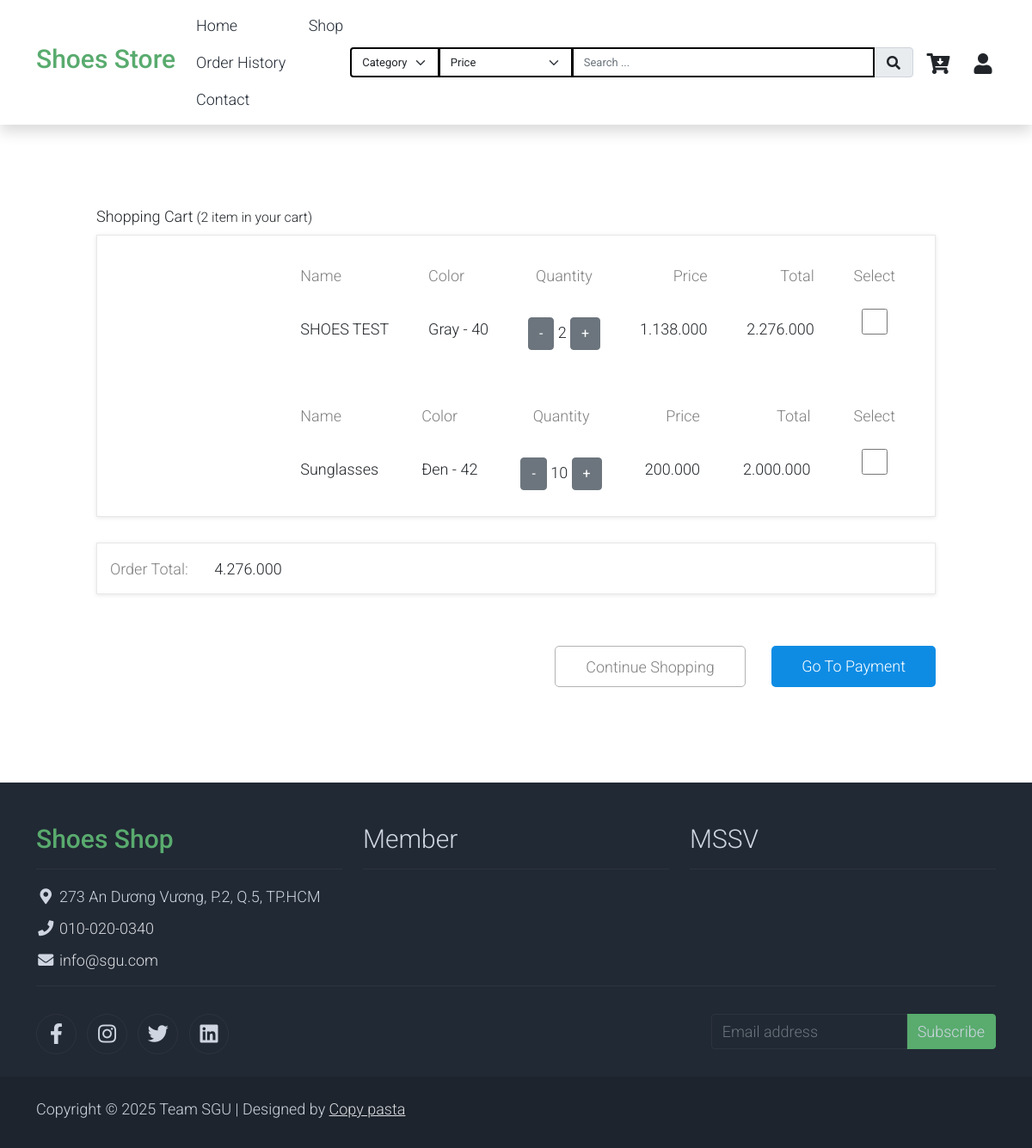
Screenshot of /user/Route.php?page=Cart&action=showCart (signed in) with the database file from the repository.
### tables this page shows
CREATE TABLE `cartdetail` (
  `id` int(11) NOT NULL,
  `cart_id` int(11) NOT NULL,
  `product_id` int(11) NOT NULL,
  `quantity` int(11) NOT NULL,
  `price` decimal(10,2) NOT NULL,
  `created_at` datetime DEFAULT NULL,
  `updated_at` datetime DEFAULT NULL,
  `status` int(11) NOT NULL,
  `product_detail_id` int(11) NOT NULL
);

CREATE TABLE `product` (
  `id` int(11) NOT NULL,
  `name` varchar(255) NOT NULL,
  `thumbnail` varchar(255) NOT NULL,
  `supplier_id` int(11) NOT NULL,
  `category_id` int(11) NOT NULL,
  `status` int(11) DEFAULT NULL,
  `created_at` datetime DEFAULT NULL,
  `updated_at` datetime DEFAULT NULL
);

CREATE TABLE `productdetail` (
  `id` int(11) NOT NULL,
  `product_id` int(11) NOT NULL,
  `description` text DEFAULT NULL,
  `quantity` int(11) NOT NULL,
  `size` varchar(10) NOT NULL,
  `color` varchar(50) NOT NULL,
  `material` varchar(100) NOT NULL,
  `brand` varchar(100) NOT NULL,
  `price` decimal(10,2) NOT NULL,
  `created_at` datetime DEFAULT NULL,
  `updated_at` datetime DEFAULT NULL
);

### user/view/Cart.php (called while the page is built)
<?php
include(__DIR__ . "../../resource/shared/Header.php");
include(__DIR__ . "../../resource/content/Cart.php");
include(__DIR__ . "../../resource/shared/Footer.php");

### user/controller/CartController.php (called while the page is built, shortened)
<?php
require_once __DIR__ . "/../model/Product.php";
require_once __DIR__ . "/../model/Cart.php";
class CartController extends BaseController
{
    private $cartModel;
    public function __construct()
    {
        $this->cartModel = new Cart();
    }
    public function showCart($params)
    {
        $userId = $_SESSION["userId"];
        try {
            $cart = $this->cartModel->getCartByUserId($userId);
            $this->render("Cart.php", ["cart" => $cart]);
        } catch (Exception $ex) {
            http_response_code(500);
            echo json_encode([
                "status" => 500,
                "message" => $ex->getMessage()
            ]);
        }
    }
}

### user/Route.php (called while the page is built, shortened)
<?php
$action = isset($_GET['action']) ? $_GET['action'] : 'index';
$params = [];
$controllerInstance = new $controllerName();
$controllerInstance->$action($params);

### user/model/Database.php (called while the page is built, shortened)
<?php
class Database
{
    private $conn;
    private $servername = "localhost";
    private $username = "root";
    private $password = "";
    private $dbname = "shoesstore";
    private function connectDB()
    {
        $this->conn = new mysqli($this->servername, $this->username, $this->password, $this->dbname);
    }
    public function getConnection()
    {
        return $this->conn;
    }
}

### user/model/Cart.php (called while the page is built, shortened)
<?php
require_once("Database.php");
class Cart
{
    private $con;
    public function __construct()
    {
        $db = new Database();
        $this->con = $db->getConnection();
    }
    public function getCartByUserId($userId)
    {
        try {
            $sql = "SELECT * FROM cart WHERE user_id = $userId";
            $result = $this->con->query($sql);
            if ($result->num_rows > 0) {
                $cart = $result->fetch_object();
                $sqlDetails =
                    "SELECT cd.id, p.id as product_id, pd.id as prdetail_id, p.name, pd.color, pd.size, SUM(cd.quantity) AS quantity, SUM(cd.quantity * cd.price) AS price
                FROM cartdetail cd
                LEFT JOIN product p ON p.id = cd.product_id
                LEFT JOIN productdetail pd ON pd.id = cd.product_detail_id
                WHERE cd.cart_id = $cart->id AND cd.status = 1
                GROUP BY cd.product_detail_id, p.name, pd.color, pd.size
                ORDER BY p.name ASC";
                $resultDetails = $this->con->query($sqlDetails);
                $cart->cartDetailList = [];
                if ($resultDetails->num_rows > 0) {
                    while ($row = $resultDetails->fetch_object()) {
                        $cart->cartDetailList[] = $row;
                    }
                }
                return $cart;
            } else {
                throw new Exception("Giỏ hàng không tồn tại trên hệ thống!");
            }
        } catch (Exception) {
            throw new Exception("User không tồn tại trên hệ thống!");
        }
    }
}

### user/resource/content/Cart.php (the view, shortened to what this page needs)
<head>
    <link rel="stylesheet" href="../../../public/assets/css/cart.css">
</head>
<div id="ajaxLoad">
    <div class="cart_section" id="cartDetail">
        <div class="container-fluid">
            <div class="row">
                <div class="col-lg-10 offset-lg-1">
                    <div class="cart_container">
                        <div class="cart_title">Shopping Cart<small> (<?php echo count($cart->cartDetailList) ?> item in your cart) </small></div>
                        <div class="cart_items">
                            <ul class="cart_list">
                                <?php foreach ($cart->cartDetailList as $cartDetail) { ?>
                                    <li class="cart_item clearfix">
                                        <div class="cart_item_image">
                                        </div>
                                        <div class="cart_item_info d-flex flex-md-row flex-column justify-content-between">
                                            <div class="cart_item_name cart_info_col">
                                                <div class="cart_item_title">Name</div>
                                                <div class="cart_item_text"><?php echo $cartDetail->name ?></div>
                                            </div>
                                            <div class="cart_item_color cart_info_col">
                                                <div class="cart_item_title">Color</div>
                                                <div class="cart_item_text"><?php echo $cartDetail->color  . " - " . $cartDetail->size ?></div>
                                            </div>
                                            <div class="cart_item_quantity cart_info_col">
                                                <div class="cart_item_title">Quantity</div>
                                                <div class="cart_item_text">
                                                    <button class="btn btn-secondary" onclick="updateQuantity(<?= $cartDetail->id ?>, -1, <?= $cartDetail->quantity ?> )">-</button>
                                                    <?php echo $cartDetail->quantity ?>
                                                    <button class="btn btn-secondary" onclick="updateQuantity(<?= $cartDetail->id ?>, 1, <?= $cartDetail->quantity ?>)">+</button>
                                                </div>
                                            </div>
                                            <div class="cart_item_price cart_info_col">
                                                <div class="cart_item_title">Price</div>
                                                <div class="cart_item_text"><?php echo number_format($cartDetail->price, 0, ',', '.') ?></div>
                                            </div>
                                            <div class="cart_item_price cart_info_col">
                                                <div class="cart_item_title">Total</div>
                                                <div class="cart_item_text"><?php echo number_format($cartDetail->price * $cartDetail->quantity, 0, ',', '.') ?></div>
                                            </div>
                                            <div class="cart_item_select cart_info_col">
                                                <div class="cart_item_title">Select</div>
                                                <div class="cart_item_checkbox">
                                                    <input type="checkbox"
                                                        product_id="<?php echo $cartDetail->product_id ?>" detail_id="<?php echo $cartDetail->prdetail_id ?>"
                                                        product_quantity="<?= $cartDetail->quantity ?>"
                                                        product_price="<?= $cartDetail->price ?>"
                                                        product_color="<?= $cartDetail->color ?>"
                                                        product_name="<?php echo $cartDetail->name ?>" />
                                                </div>
                                            </div>
                                        </div>
                                    </li>
                                <?php } ?>
                            </ul>
                        </div>
                        <div class="order_total">
                            <div class="order_total_content text-md-right">
                                <div class="order_total_title">Order Total:</div>
                                <div class="order_total_amount"><?php echo number_format(sum($cart->cartDetailList), 0, ',', '.'); ?></div>
                            </div>
                        </div>
                        <div class="cart_buttons">
                            <a href="Route.php?page=Product&action=showList&pageNumber=1" type="button" class="button cart_button_clear ajaxLink">Continue Shopping</a>
                            <a href="Route.php?page=Payment&action=checkout" id="btnCheckout" type="button" class="button cart_button_checkout">Go To Payment</a>
                        </div>
                    </div>
                </div>
            </div>
        </div>
    </div>
    <?php
    function sum($cartDetailList)
    {
        $total = 0;
        foreach ($cartDetailList as $item) {
            $total += $item->price * $item->quantity;
        }
        return $total;
    }
    ?>
</div>

### rows the page displays
cartdetail: product.name "SHOES TEST", productdetail.color "Gray", productdetail.size "40", quantity "2", price "1.138.000", quantity "2.276.000"
cartdetail: product.name "Sunglasses", productdetail.color "Đen", productdetail.size "42", quantity "10", price "200.000", quantity "2.000.000"

### other values shown
count($cart->cartDetailList) "2"
sum($cart->cartDetailList) "4.276.000"
